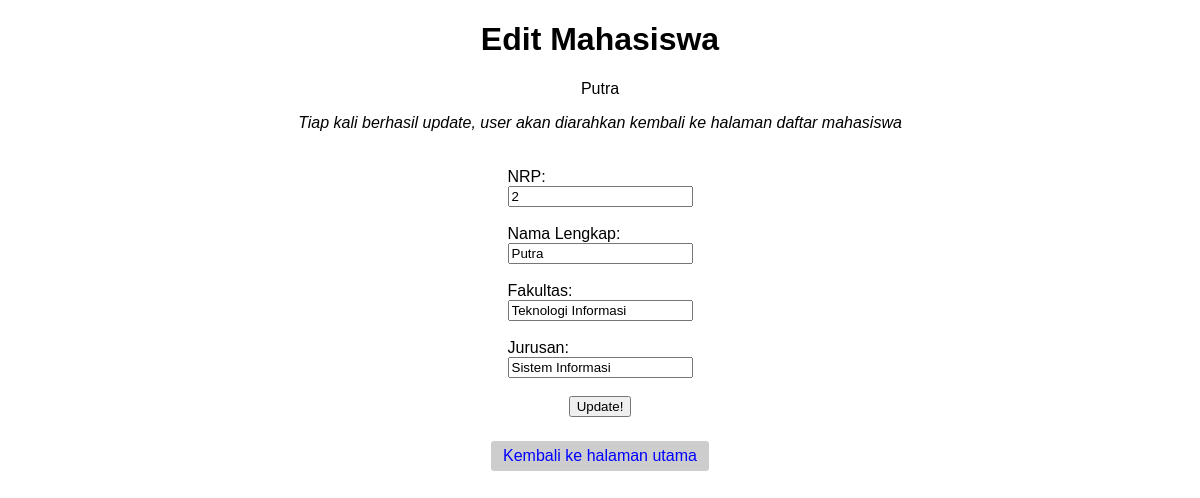
Page /edit.php?id=2 on the committed database.
### tables this page shows
CREATE TABLE `mahasiswa` (
  `nrp` int(11) NOT NULL,
  `nama` varchar(45) NOT NULL,
  `fakultas` varchar(45) NOT NULL,
  `jurusan` varchar(45) NOT NULL
);

### Models/Settings/Conn.php (called while the page is built, shortened)
<?php
require(dirname(__DIR__)."\Database\Connect.php");
$conn = new Connect("localhost","root","","test");

### Query/select_detail_mahasiswa.php (called while the page is built)
<?php
require_once(dirname(__DIR__)."\Models\Settings\Conn.php");
require_once(dirname(__DIR__)."\Models\Database\Query.php");
$mahasiswa = new Query($conn, "SELECT * FROM MAHASISWA WHERE nrp='$id'");
$mahasiswa->exec();

### Models/Database/Query.php (called while the page is built, shortened)
<?php
class Query{
    private $driver;
    private $query;
    public function __construct($driver, $query)
    {
        $this->driver = $driver;
        $this->query = $query;
    }
    public function __get($value)
    {
        return $this->$value;
    }
    public function exec()
    {
        if (substr_count($this->query,"SELECT") > 1 || substr_count($this->query,"INSERT") > 1 || substr_count($this->query,"UPDATE") > 1 || substr_count($this->query,"DELETE") > 1 || substr_count($this->query,"CREATE") > 1) {
            $result = $this->driver->conn->multi_query($this->query);
        } else {
            $result = $this->driver->conn->query($this->query);
        }
    }
}

### Models/Database/Connect.php (called while the page is built, shortened)
<?php
class Connect{
    private $servername;
    private $username;
    private $password;
    private $dbname;
    public function __construct($servername, $username, $password, $dbname)
    {
        $this->servername = $servername;
        $this->username = $username;
        $this->password = $password;
        $this->dbname = $dbname;
    }
    public function __get($value)
    {
        return $this->$value;
    }
    public function connectToDB()
    {
        $this->conn = new mysqli($this->servername, $this->username, $this->password, $this->dbname);
    }
}

### edit.php (the view, shortened to what this page needs)
<?php
$id = $_GET['id'];
include('Query/select_detail_mahasiswa.php');
?>
<!DOCTYPE html>
<html lang="en">
<head>
    <link rel="stylesheet" href="Assets/css/master.css" media="screen" title="no title" charset="utf-8">
</head>
<body>
    <center><h1>Edit Mahasiswa</h1></center>
    <center>
        <p>
            <?php echo $mahasiswa->array[0]['nama']; ?>
        </p>
    </center>
    <center>
        <i>Tiap kali berhasil update, user akan diarahkan kembali ke halaman daftar mahasiswa</i>
    </center>
    <br>
    <br>
    <form action="Query/update_mahasiswa.php" method="post">
        NRP:<br>
        <input type="text" name="nrp" readonly="readonly" value="<?php echo $mahasiswa->array[0]['nrp']; ?>"><br><br>
        Nama Lengkap:<br>
        <input type="text" name="nama" autofocus="autofocus" value="<?php echo $mahasiswa->array[0]['nama']; ?>"><br><br>
        Fakultas:<br>
        <input type="text" name="fakultas" value="<?php echo $mahasiswa->array[0]['fakultas']; ?>"><br><br>
        Jurusan:<br>
        <input type="text" name="jurusan" value="<?php echo $mahasiswa->array[0]['jurusan']; ?>"><br><br>
        <center><input type="submit" value="Update!"></center>
    </form>
    <br>
    <center><a href="index.php" class="button gray">Kembali ke halaman utama</a></center>
</body>
</html>

### Assets/css/master.css (style rules this page uses)
body { font-family: sans-serif; }
form { margin-left: auto; margin-right: auto; display: table; }
.button { text-decoration: none; padding: 6px 12px 6px 12px; margin: 6px; display: inline-block; color: #fff; border-radius: 3px; }
.gray { background-color: #cdcdcd; color: #00f; }

### rows in the picture
mahasiswa: nama "Putra", nrp "2", fakultas "Teknologi Informasi", jurusan "Sistem Informasi"
